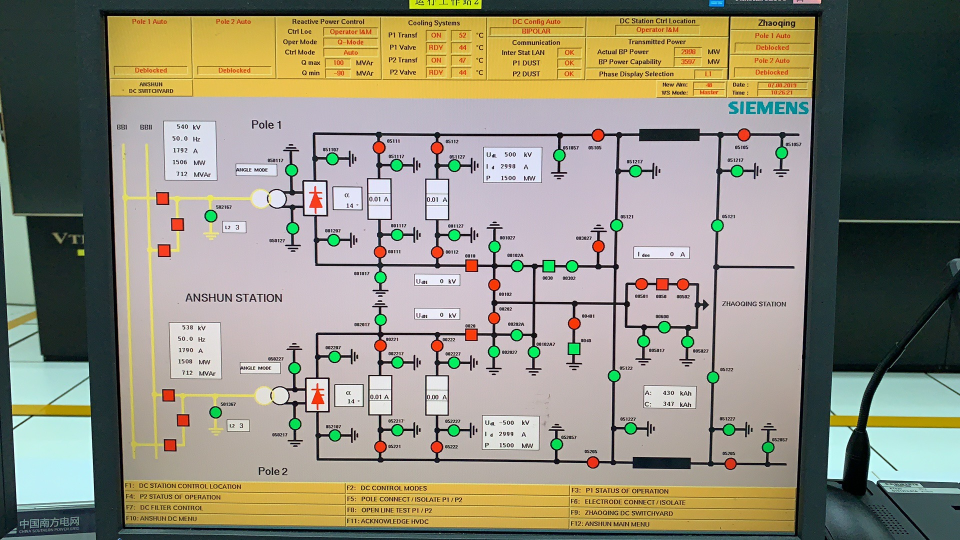
#> input picture data/ui.jpg, 1920 x 1080 px (shown at 1/2 size)
$ python recoGraphic.py
#> lines starting #> are read from the running program, lines starting #| are printed output that depends on the picture; after the words box and inside, x2 and y2 are one past the last pixel; in counts of white or black regions, pixels touching at a corner belong together
# -*- coding: utf-8 -*-#
# Author:       weiz
# Date:         2019/9/4 14:22
# Name:         recoGraphic
# Description:  利用颜色特征提取特定区域

import cv2
import numpy as np

# Step1. 转换为HSV颜色空间
img = cv2.imread('../data/ui.jpg')
#> img is the input picture: shape (1080, 1920, 3); mean B, G, R 124.7, 141.8, 144.9
hsv_image = cv2.cvtColor(img, cv2.COLOR_BGR2HSV)
#> hsv_image: shape (1080, 1920, 3); mean H, S, V 80.9, 78.2, 154.9
mask = np.zeros(img.shape, np.uint8)


# Step2. 用颜色分割图像，提取绿色区域
green_low_range = np.array([35, 43, 46])
green_high_range = np.array([77, 255, 255])
green_reg = cv2.inRange(hsv_image, green_low_range, green_high_range)
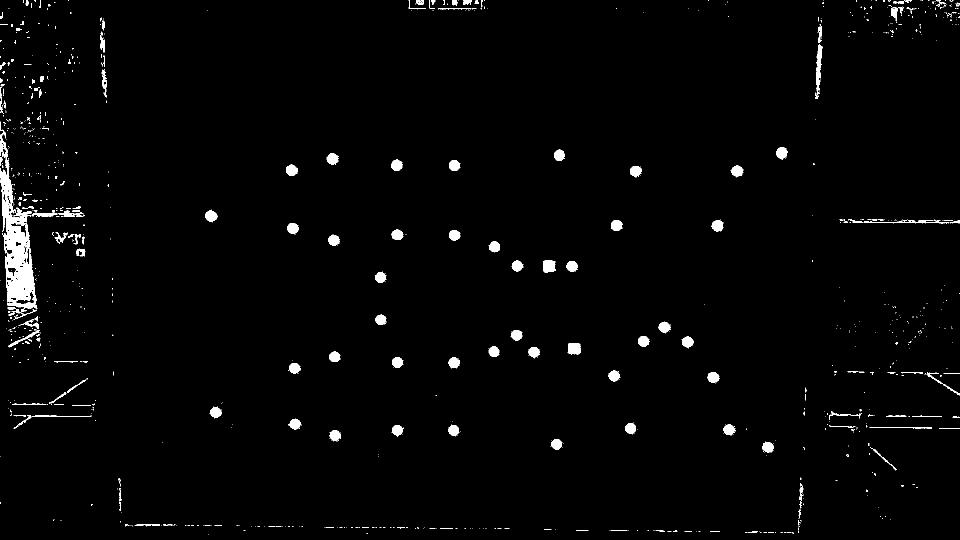
#> green_reg: shape (1080, 1920) (shown at 1/2 size); 1.9% white; 1030 white regions (864 under 20 px), largest, box (x1, y1, x2, y2) and area: (0, 243, 74, 624) 10318, (1630, 88, 1646, 198) 734, (1086, 521, 1109, 545) 503
#cv2.imshow('green_reg', green_reg)


# Step3. 使用形态学运算去噪：开运算
kernel_ell = cv2.getStructuringElement(cv2.MORPH_ELLIPSE, (3, 3))
green_reg_opening = cv2.morphologyEx(green_reg, cv2.MORPH_OPEN, kernel_ell)
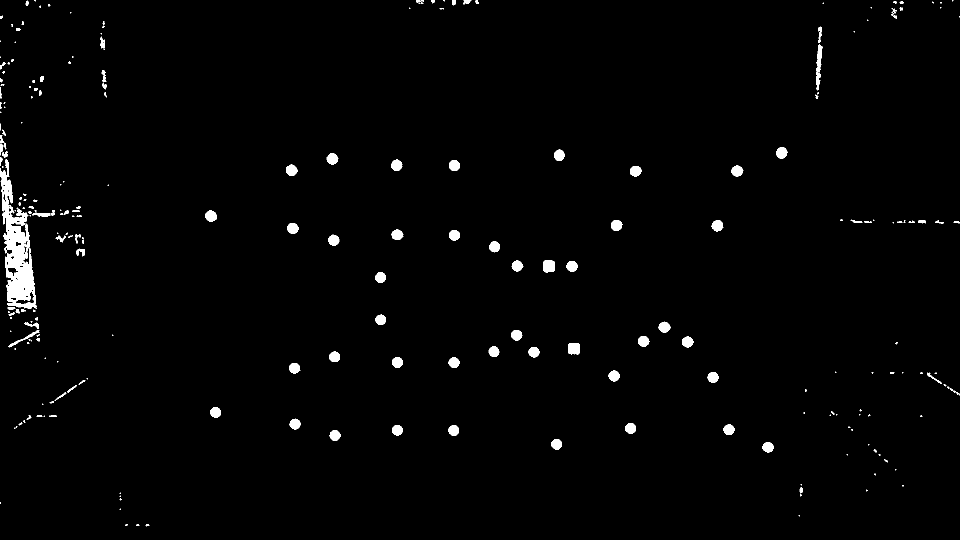
#> green_reg_opening: shape (1080, 1920) (shown at 1/2 size); 1.6% white; 246 white regions (115 under 20 px)
#cv2.imshow('green_reg_opening', green_reg_opening)

# Step4. 使用区域的面积筛选
contours, _ = cv2.findContours(green_reg_opening, cv2.RETR_EXTERNAL, cv2.CHAIN_APPROX_NONE)
#> contours = 246 contours, 142 with area under 20; largest, box (x1, y1, x2, y2) and area: (0, 318, 74, 618) 10374, (1632, 89, 1646, 181) 554, (1086, 521, 1109, 545) 458, (1137, 687, 1159, 709) 425, (1423, 440, 1447, 463) 374
for i in range(len(contours)):  # 提取圆
    area = cv2.contourArea(contours[i])
    if 300 < area < 380:
        (x, y), radius = cv2.minEnclosingCircle(contours[i])
        center = (int(x), int(y))
        radius = int(radius)
        cv2.circle(mask, center, radius, (255, 255, 255), -1)
        ROI = cv2.bitwise_and(img, mask)
#> this loop made 246 passes
#> (area, x, y, radius, center) on passes 22, 23, 24, 29, 30, 31, 32, 35, 48, 68, 71, 73: (326.5, 1535.9, 894.5, 11, (1535, 894)), (325, 1112.9, 888.3, 10, (1112, 888)), (329.5, 669.5, 870.2, 10, (669, 870)), (333, 907.2, 860.6, 10, (907, 860)), (332, 794.5, 860.1, 10, (794, 860)), (338, 1457.9, 858.7, 11, (1457, 858)), (338, 1260.8, 856.2, 11, (1260, 856)), (333, 589.6, 847.5, 10, (589, 847)), (332, 430.7, 824.5, 10, (430, 824)), (344, 1425.8, 754.5, 10, (1425, 754)), (338.5, 589.2, 736.1, 11, (589, 736)), (334.5, 907.9, 725, 11, (907, 724))
#> (area, x, y, radius) on passes 70, 115, 142, 165: (346, 1228, 751, 11), (353, 667, 480, 11), (368, 422, 432, 12), (358, 793, 330, 11)
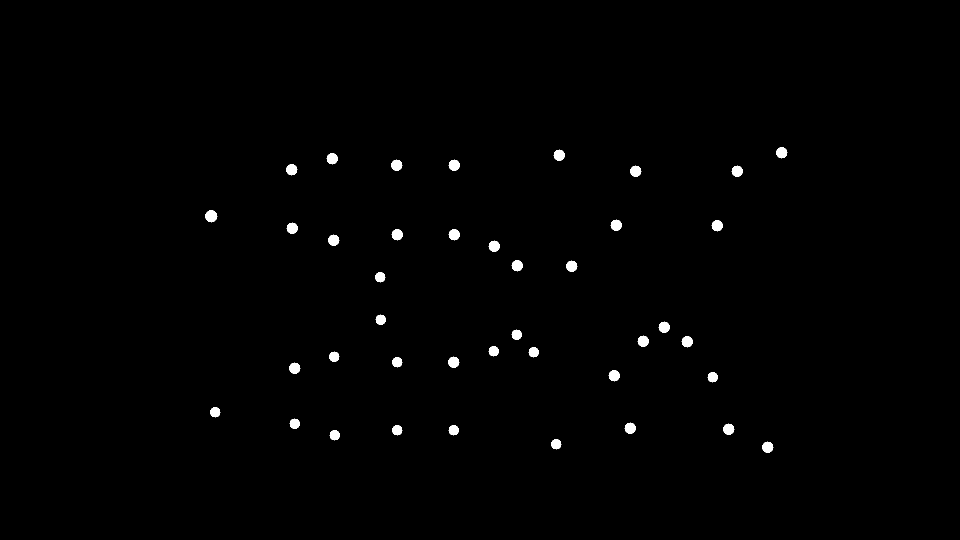
#> mask: shape (1080, 1920, 3) (shown at 1/2 size); 0.71% white; 41 white regions, largest, box (x1, y1, x2, y2) and area: (410, 420, 435, 445) 441, (1552, 294, 1575, 317) 377, (1107, 299, 1130, 322) 377

for i in range(len(contours)):  # 提取矩形
    area = cv2.contourArea(contours[i])
    if 420 < area < 440:
        x, y, w, h = cv2.boundingRect(contours[i])
        cv2.rectangle(mask, (x, y), (x + w, y + h), (255, 255, 255), -1)
        ROI = cv2.bitwise_and(img, mask)
#> this loop made 246 passes
#> (area, x, y, w, h) on pass 80: (425, 1137, 687, 22, 22)
#> area on passes 12, 22, 23, 24, 29, 30: 45.5, 326.5, 325, 329.5, 333, 332
#> mask: shape (1080, 1920, 3); 0.73% white; 42 white regions, largest, box (x1, y1, x2, y2) and area: (1137, 687, 1160, 710) 529, (410, 420, 435, 445) 441, (1552, 294, 1575, 317) 377

cv2.imshow('img', img)
cv2.imshow('mask', mask)
cv2.imshow('ROI', ROI)
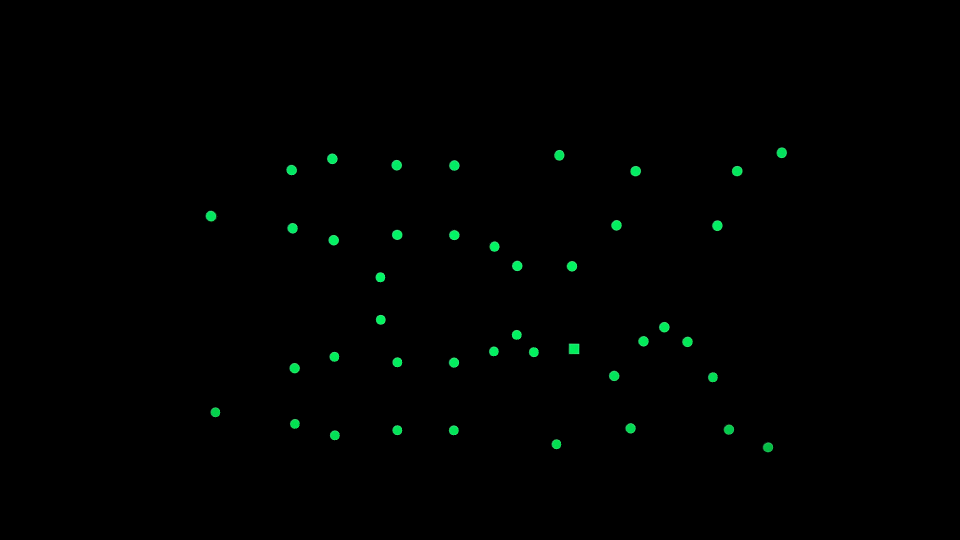
#> window 'ROI': shape (1080, 1920, 3) (shown at 1/2 size); mean B, G, R 0.7, 1.5, 0.1

cv2.waitKey(0)
cv2.destroyAllWindows()

$ run again, with data/ui2.jpg copied over data/ui.jpg
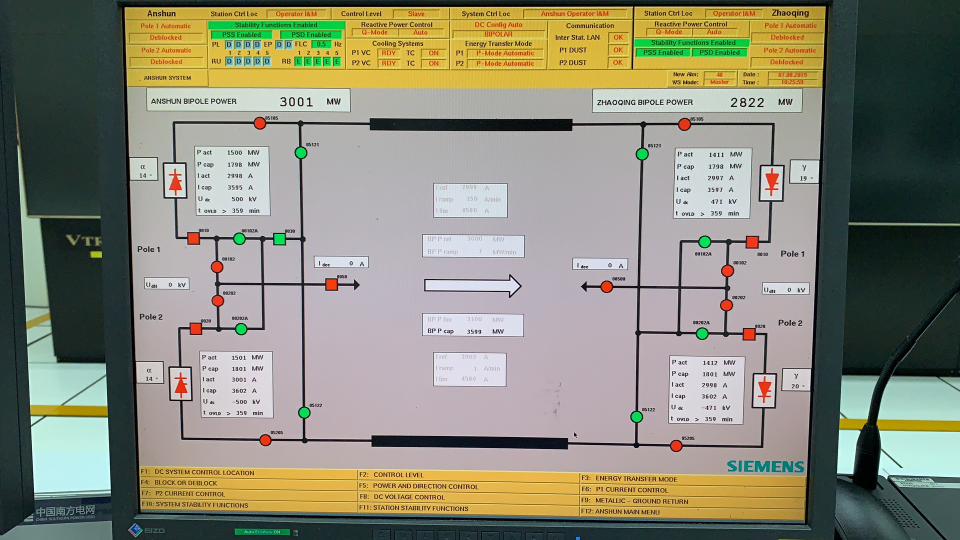
#> input picture data/ui2.jpg, 1920 x 1080 px (shown at 1/2 size)
#> img is the input picture: shape (1080, 1920, 3); mean B, G, R 121, 137.8, 138.3
#> hsv_image: shape (1080, 1920, 3); mean H, S, V 87.6, 73.2, 148.5
#> green_reg: shape (1080, 1920); 3.1% white; 1909 white regions (1704 under 20 px), largest, box (x1, y1, x2, y2) and area: (415, 41, 691, 99) 11476, (1267, 76, 1502, 115) 8639, (36, 289, 202, 644) 7962
#> green_reg_opening: shape (1080, 1920); 2.6% white; 443 white regions (253 under 20 px)
#> contours = 443 contours, 289 with area under 20; largest, box (x1, y1, x2, y2) and area: (415, 41, 691, 98) 10780, (1267, 76, 1502, 115) 8400, (40, 344, 117, 634) 5754, (56, 640, 109, 729) 2360, (588, 113, 683, 134) 1742
#> the loop `for i in range(len(contours)):` made 443 passes
#> (area, x, y, radius, center) on passes 56, 61, 113, 140, 148, 212, 213, 244: (332, 1273.2, 833.5, 10, (1273, 833)), (322, 608.4, 824.8, 10, (608, 824)), (363, 1404.4, 666.9, 11, (1404, 666)), (372.5, 1409.9, 484.2, 12, (1409, 484)), (356, 479.4, 477.1, 12, (479, 477)), (371.5, 1284.1, 307.8, 11, (1284, 307)), (361, 601.4, 305.2, 11, (601, 305)), (310, 95.82, 236.5, 18, (95, 236))
#> after the loop `for i in range(len(contours)):`:
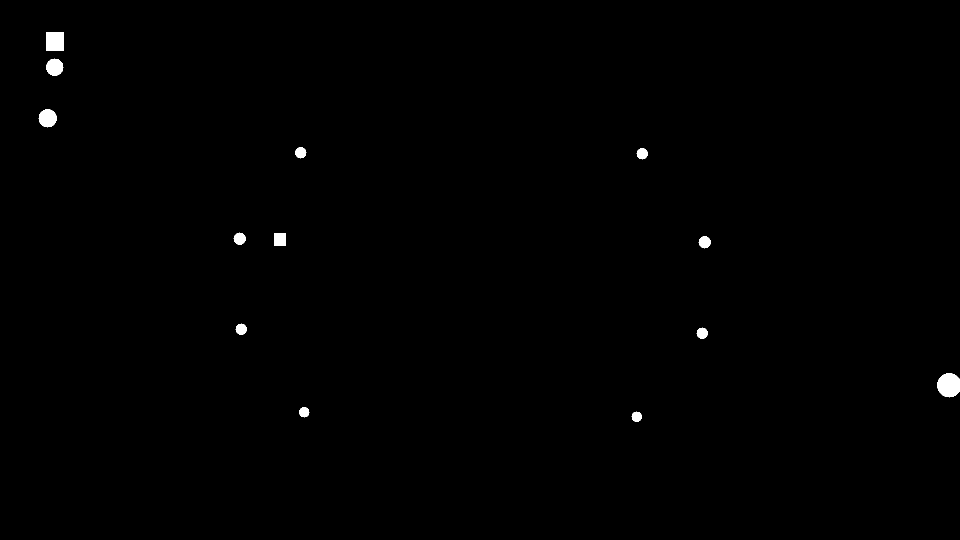
#> mask: shape (1080, 1920, 3) (shown at 1/2 size); 0.41% white; 13 white regions, largest, box (x1, y1, x2, y2) and area: (1874, 746, 1920, 795) 1760, (92, 64, 128, 101) 1332, (77, 218, 114, 255) 1009
#> `cv2.imshow('ROI', ROI)`:
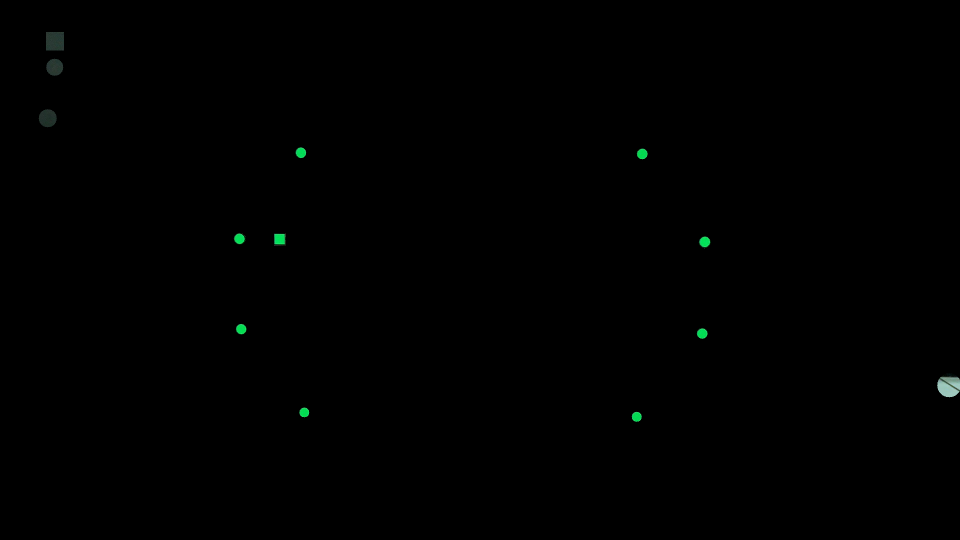
#> window 'ROI': shape (1080, 1920, 3) (shown at 1/2 size); mean B, G, R 0.3, 0.6, 0.2
